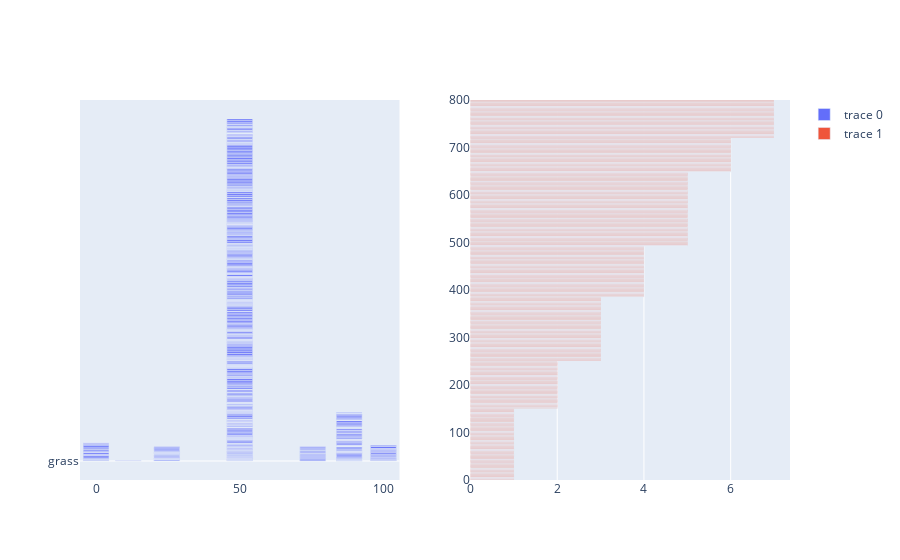

Notebook code for this chart:
### Markdown cell above
## 6. Obtener un multi-plot de una fila y dos columnas. En el bloque de la izquierda se representa el porcentaje de machos en la especie, separado por tipos, mientras que en el de la derecha se observa el número de especies que pertenecen a cada generación.

### Code cell
fig = make_subplots(rows=1, cols=2)

fig.add_trace(
    go.Bar(x=df["percentage_male"], y=df["type1"]),
    row=1, col=1
)

fig.add_trace(
    go.Bar(x=df["generation"]),
    row=1, col=2
)

fig.show()

### Figure 1 — Plotly figure (JSON) as saved in the notebook; plotly's stock layout.template omitted (floating-point values rounded to 4 significant figures; data arrays with more than 128 entries replaced by an {"elided": "..."} marker saying what was removed)
{"data": [{"type": "bar", "x": {"elided": "801 float values"}, "xaxis": "x", "y": {"elided": "801 str values"}, "yaxis": "y"}, {"type": "bar", "x": {"elided": "801 int values"}, "xaxis": "x2", "yaxis": "y2"}], "layout": {"xaxis": {"anchor": "y", "domain": [0, 0.45]}, "xaxis2": {"anchor": "y2", "domain": [0.55, 1]}, "yaxis": {"anchor": "x", "domain": [0, 1]}, "yaxis2": {"anchor": "x2", "domain": [0, 1]}}}
